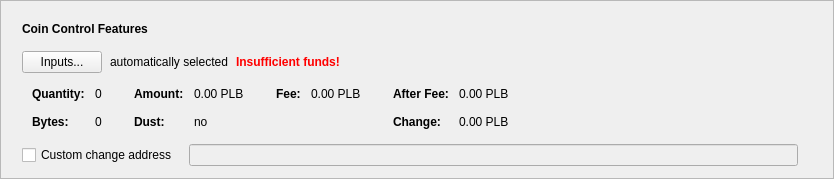
      <widget class="QFrame" name="frameCoinControl">
       <property name="sizePolicy">
        <sizepolicy hsizetype="Expanding" vsizetype="Fixed">
         <horstretch>0</horstretch>
         <verstretch>0</verstretch>
        </sizepolicy>
       </property>
       <property name="frameShape">
        <enum>QFrame::StyledPanel</enum>
       </property>
       <property name="frameShadow">
        <enum>QFrame::Raised</enum>
       </property>
       <layout class="QVBoxLayout" name="verticalLayout_2">
        <item>
         <layout class="QVBoxLayout" name="verticalLayoutCoinControl" stretch="0,0,0,0,0">
          <property name="spacing">
           <number>0</number>
          </property>
          <property name="sizeConstraint">
           <enum>QLayout::SetDefaultConstraint</enum>
          </property>
          <property name="leftMargin">
           <number>10</number>
          </property>
          <property name="topMargin">
           <number>10</number>
          </property>
          <item>
           <layout class="QHBoxLayout" name="horizontalLayoutCoinControl1">
            <property name="bottomMargin">
             <number>15</number>
            </property>
            <item>
             <widget class="QLabel" name="labelCoinControlFeatures">
              <property name="sizePolicy">
               <sizepolicy hsizetype="Preferred" vsizetype="Maximum">
                <horstretch>0</horstretch>
                <verstretch>0</verstretch>
               </sizepolicy>
              </property>
              <property name="font">
               <font>
                <weight>75</weight>
                <bold>true</bold>
               </font>
              </property>
              <property name="styleSheet">
               <string notr="true">font-weight:bold;</string>
              </property>
              <property name="text">
               <string>Coin Control Features</string>
              </property>
             </widget>
            </item>
           </layout>
          </item>
          <item>
           <layout class="QHBoxLayout" name="horizontalLayoutCoinControl2" stretch="0,0,0,0">
            <property name="spacing">
             <number>8</number>
            </property>
            <property name="bottomMargin">
             <number>10</number>
            </property>
            <item>
             <widget class="QPushButton" name="pushButtonCoinControl">
              <property name="styleSheet">
               <string notr="true"/>
              </property>
              <property name="text">
               <string>Inputs...</string>
              </property>
              <property name="autoDefault">
               <bool>false</bool>
              </property>
             </widget>
            </item>
            <item>
             <widget class="QLabel" name="labelCoinControlAutomaticallySelected">
              <property name="text">
               <string>automatically selected</string>
              </property>
              <property name="margin">
               <number>5</number>
              </property>
             </widget>
            </item>
            <item>
             <widget class="QLabel" name="labelCoinControlInsuffFunds">
              <property name="font">
               <font>
                <weight>75</weight>
                <bold>true</bold>
               </font>
              </property>
              <property name="styleSheet">
               <string notr="true">color:red;font-weight:bold;</string>
              </property>
              <property name="text">
               <string>Insufficient funds!</string>
              </property>
              <property name="margin">
               <number>5</number>
              </property>
             </widget>
            </item>
            <item>
             <spacer name="horizontalSpacerCoinControl">
              <property name="orientation">
               <enum>Qt::Horizontal</enum>
              </property>
              <property name="sizeHint" stdset="0">
               <size>
                <width>40</width>
                <height>1</height>
               </size>
              </property>
             </spacer>
            </item>
           </layout>
          </item>
          <item>
           <widget class="QWidget" name="widgetCoinControl" native="true">
            <property name="sizePolicy">
             <sizepolicy hsizetype="Preferred" vsizetype="Preferred">
              <horstretch>0</horstretch>
              <verstretch>0</verstretch>
             </sizepolicy>
            </property>
            <property name="minimumSize">
             <size>
              <width>0</width>
              <height>0</height>
             </size>
            </property>
            <property name="styleSheet">
             <string notr="true"/>
            </property>
            <layout class="QHBoxLayout" name="horizontalLayoutCoinControl5">
             <property name="leftMargin">
              <number>0</number>
             </property>
             <property name="topMargin">
              <number>0</number>
             </property>
             <property name="rightMargin">
              <number>0</number>
             </property>
             <property name="bottomMargin">
              <number>0</number>
             </property>
             <item>
              <layout class="QHBoxLayout" name="horizontalLayoutCoinControl3" stretch="0,0,0,1">
               <property name="spacing">
                <number>20</number>
               </property>
               <property name="topMargin">
                <number>0</number>
               </property>
               <property name="bottomMargin">
                <number>10</number>
               </property>
               <item>
                <layout class="QFormLayout" name="formLayoutCoinControl1">
                 <property name="horizontalSpacing">
                  <number>10</number>
                 </property>
                 <property name="verticalSpacing">
                  <number>14</number>
                 </property>
                 <property name="leftMargin">
                  <number>10</number>
                 </property>
                 <property name="topMargin">
                  <number>4</number>
                 </property>
                 <property name="rightMargin">
                  <number>6</number>
                 </property>
                 <item row="0" column="0">
                  <widget class="QLabel" name="labelCoinControlQuantityText">
                   <property name="font">
                    <font>
                     <weight>75</weight>
                     <bold>true</bold>
                    </font>
                   </property>
                   <property name="text">
                    <string>Quantity:</string>
                   </property>
                   <property name="margin">
                    <number>0</number>
                   </property>
                  </widget>
                 </item>
                 <item row="0" column="1">
                  <widget class="QLabel" name="labelCoinControlQuantity">
                   <property name="cursor">
                    <cursorShape>IBeamCursor</cursorShape>
                   </property>
                   <property name="contextMenuPolicy">
                    <enum>Qt::ActionsContextMenu</enum>
                   </property>
                   <property name="text">
                    <string notr="true">0</string>
                   </property>
                   <property name="margin">
                    <number>0</number>
                   </property>
                   <property name="textInteractionFlags">
                    <set>Qt::LinksAccessibleByMouse|Qt::TextSelectableByKeyboard|Qt::TextSelectableByMouse</set>
                   </property>
                  </widget>
                 </item>
                 <item row="1" column="0">
                  <widget class="QLabel" name="labelCoinControlBytesText">
                   <property name="font">
                    <font>
                     <weight>75</weight>
                     <bold>true</bold>
                    </font>
                   </property>
                   <property name="text">
                    <string>Bytes:</string>
                   </property>
                  </widget>
                 </item>
                 <item row="1" column="1">
                  <widget class="QLabel" name="labelCoinControlBytes">
                   <property name="cursor">
                    <cursorShape>IBeamCursor</cursorShape>
                   </property>
                   <property name="contextMenuPolicy">
                    <enum>Qt::ActionsContextMenu</enum>
                   </property>
                   <property name="text">
                    <string notr="true">0</string>
                   </property>
                   <property name="textInteractionFlags">
                    <set>Qt::LinksAccessibleByMouse|Qt::TextSelectableByKeyboard|Qt::TextSelectableByMouse</set>
                   </property>
                  </widget>
                 </item>
                </layout>
               </item>
               <item>
                <layout class="QFormLayout" name="formLayoutCoinControl2">
                 <property name="horizontalSpacing">
                  <number>10</number>
                 </property>
                 <property name="verticalSpacing">
                  <number>14</number>
                 </property>
                 <property name="leftMargin">
                  <number>6</number>
                 </property>
                 <property name="topMargin">
                  <number>4</number>
                 </property>
                 <property name="rightMargin">
                  <number>6</number>
                 </property>
                 <item row="0" column="0">
                  <widget class="QLabel" name="labelCoinControlAmountText">
                   <property name="font">
                    <font>
                     <weight>75</weight>
                     <bold>true</bold>
                    </font>
                   </property>
                   <property name="text">
                    <string>Amount:</string>
                   </property>
                   <property name="margin">
                    <number>0</number>
                   </property>
                  </widget>
                 </item>
                 <item row="0" column="1">
                  <widget class="QLabel" name="labelCoinControlAmount">
                   <property name="cursor">
                    <cursorShape>IBeamCursor</cursorShape>
                   </property>
                   <property name="contextMenuPolicy">
                    <enum>Qt::ActionsContextMenu</enum>
                   </property>
                   <property name="text">
                    <string notr="true">0.00 PLB</string>
                   </property>
                   <property name="textInteractionFlags">
                    <set>Qt::LinksAccessibleByMouse|Qt::TextSelectableByKeyboard|Qt::TextSelectableByMouse</set>
                   </property>
                  </widget>
                 </item>
                 <item row="1" column="0">
                  <widget class="QLabel" name="labelCoinControlLowOutputText">
                   <property name="font">
                    <font>
                     <weight>75</weight>
                     <bold>true</bold>
                    </font>
                   </property>
                   <property name="text">
                    <string>Dust:</string>
                   </property>
                  </widget>
                 </item>
                 <item row="1" column="1">
                  <widget class="QLabel" name="labelCoinControlLowOutput">
                   <property name="cursor">
                    <cursorShape>IBeamCursor</cursorShape>
                   </property>
                   <property name="contextMenuPolicy">
                    <enum>Qt::ActionsContextMenu</enum>
                   </property>
                   <property name="text">
                    <string notr="true">no</string>
                   </property>
                   <property name="textInteractionFlags">
                    <set>Qt::LinksAccessibleByMouse|Qt::TextSelectableByKeyboard|Qt::TextSelectableByMouse</set>
                   </property>
                  </widget>
                 </item>
                </layout>
               </item>
               <item>
                <layout class="QFormLayout" name="formLayoutCoinControl3">
                 <property name="horizontalSpacing">
                  <number>10</number>
                 </property>
                 <property name="verticalSpacing">
                  <number>14</number>
                 </property>
                 <property name="leftMargin">
                  <number>6</number>
                 </property>
                 <property name="topMargin">
                  <number>4</number>
                 </property>
                 <property name="rightMargin">
                  <number>6</number>
                 </property>
                 <item row="0" column="0">
                  <widget class="QLabel" name="labelCoinControlFeeText">
                   <property name="font">
                    <font>
                     <weight>75</weight>
                     <bold>true</bold>
                    </font>
                   </property>
                   <property name="text">
                    <string>Fee:</string>
                   </property>
                   <property name="margin">
                    <number>0</number>
                   </property>
                  </widget>
                 </item>
                 <item row="0" column="1">
                  <widget class="QLabel" name="labelCoinControlFee">
                   <property name="cursor">
                    <cursorShape>IBeamCursor</cursorShape>
                   </property>
                   <property name="contextMenuPolicy">
                    <enum>Qt::ActionsContextMenu</enum>
                   </property>
                   <property name="text">
                    <string notr="true">0.00 PLB</string>
                   </property>
                   <property name="textInteractionFlags">
                    <set>Qt::LinksAccessibleByMouse|Qt::TextSelectableByKeyboard|Qt::TextSelectableByMouse</set>
                   </property>
                  </widget>
                 </item>
                </layout>
               </item>
               <item>
                <layout class="QFormLayout" name="formLayoutCoinControl4">
                 <property name="horizontalSpacing">
                  <number>10</number>
                 </property>
                 <property name="verticalSpacing">
                  <number>14</number>
                 </property>
                 <property name="leftMargin">
                  <number>6</number>
                 </property>
                 <property name="topMargin">
                  <number>4</number>
                 </property>
                 <property name="rightMargin">
                  <number>6</number>
                 </property>
                 <item row="0" column="0">
                  <widget class="QLabel" name="labelCoinControlAfterFeeText">
                   <property name="font">
                    <font>
                     <weight>75</weight>
                     <bold>true</bold>
                    </font>
                   </property>
                   <property name="text">
                    <string>After Fee:</string>
                   </property>
                   <property name="margin">
                    <number>0</number>
                   </property>
                  </widget>
                 </item>
                 <item row="0" column="1">
                  <widget class="QLabel" name="labelCoinControlAfterFee">
                   <property name="cursor">
                    <cursorShape>IBeamCursor</cursorShape>
                   </property>
                   <property name="contextMenuPolicy">
                    <enum>Qt::ActionsContextMenu</enum>
                   </property>
                   <property name="text">
                    <string notr="true">0.00 PLB</string>
                   </property>
                   <property name="textInteractionFlags">
                    <set>Qt::LinksAccessibleByMouse|Qt::TextSelectableByKeyboard|Qt::TextSelectableByMouse</set>
                   </property>
                  </widget>
                 </item>
                 <item row="1" column="0">
                  <widget class="QLabel" name="labelCoinControlChangeText">
                   <property name="font">
                    <font>
                     <weight>75</weight>
                     <bold>true</bold>
                    </font>
                   </property>
                   <property name="text">
                    <string>Change:</string>
                   </property>
                  </widget>
                 </item>
                 <item row="1" column="1">
                  <widget class="QLabel" name="labelCoinControlChange">
                   <property name="cursor">
                    <cursorShape>IBeamCursor</cursorShape>
                   </property>
                   <property name="contextMenuPolicy">
                    <enum>Qt::ActionsContextMenu</enum>
                   </property>
                   <property name="text">
                    <string notr="true">0.00 PLB</string>
                   </property>
                   <property name="textInteractionFlags">
                    <set>Qt::LinksAccessibleByMouse|Qt::TextSelectableByKeyboard|Qt::TextSelectableByMouse</set>
                   </property>
                  </widget>
                 </item>
                </layout>
               </item>
              </layout>
             </item>
            </layout>
           </widget>
          </item>
          <item>
           <layout class="QHBoxLayout" name="horizontalLayoutCoinControl4" stretch="0,0,0">
            <property name="spacing">
             <number>12</number>
            </property>
            <property name="sizeConstraint">
             <enum>QLayout::SetDefaultConstraint</enum>
            </property>
            <property name="topMargin">
             <number>5</number>
            </property>
            <property name="rightMargin">
             <number>5</number>
            </property>
            <item>
             <widget class="QCheckBox" name="checkBoxCoinControlChange">
              <property name="toolTip">
               <string>If this is activated, but the change address is empty or invalid, change will be sent to a newly generated address.</string>
              </property>
              <property name="text">
               <string>Custom change address</string>
              </property>
             </widget>
            </item>
            <item>
             <widget class="QValidatedLineEdit" name="lineEditCoinControlChange">
              <property name="enabled">
               <bool>false</bool>
              </property>
              <property name="sizePolicy">
               <sizepolicy hsizetype="Expanding" vsizetype="Fixed">
                <horstretch>0</horstretch>
                <verstretch>0</verstretch>
               </sizepolicy>
              </property>
             </widget>
            </item>
            <item>
             <widget class="QLabel" name="labelCoinControlChangeLabel">
              <property name="sizePolicy">
               <sizepolicy hsizetype="Preferred" vsizetype="Expanding">
                <horstretch>0</horstretch>
                <verstretch>0</verstretch>
               </sizepolicy>
              </property>
              <property name="minimumSize">
               <size>
                <width>0</width>
                <height>0</height>
               </size>
              </property>
              <property name="text">
               <string/>
              </property>
              <property name="margin">
               <number>3</number>
              </property>
             </widget>
            </item>
           </layout>
          </item>
          <item>
           <spacer name="verticalSpacerCoinControl">
            <property name="orientation">
             <enum>Qt::Vertical</enum>
            </property>
            <property name="sizeType">
             <enum>QSizePolicy::Expanding</enum>
            </property>
            <property name="sizeHint" stdset="0">
             <size>
              <width>800</width>
              <height>1</height>
             </size>
            </property>
           </spacer>
          </item>
         </layout>
        </item>
       </layout>
      </widget>
